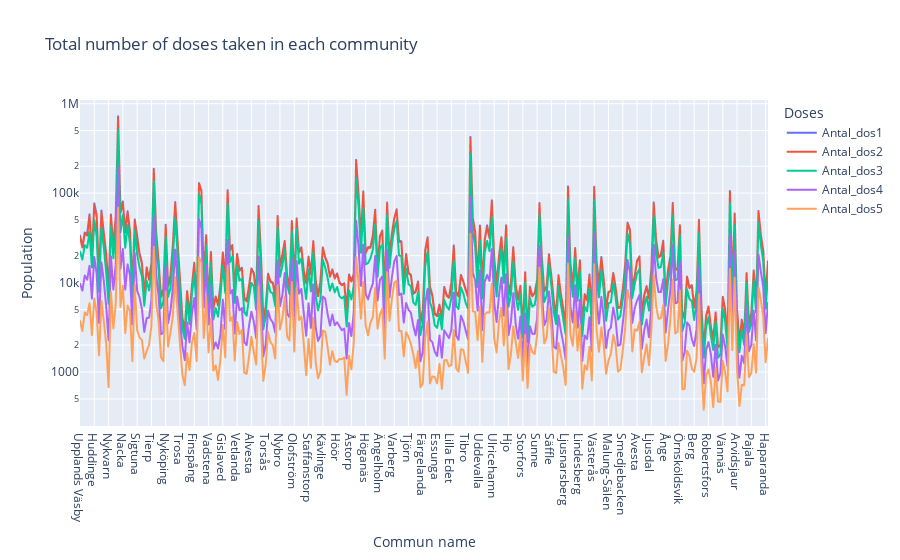

This figure's notebook cell:
### Code cell
fig = px.line(
    data_frame=df_merge,
    
    x="KnNamn",
    
    y=["Antal_dos1", "Antal_dos2", "Antal_dos3", "Antal_dos4","Antal_dos5"],
    
    labels={"KnNamn": "Commun name", "value": "Population", "variable":"Doses"},
    title="Total number of doses taken in each community",
    log_y= True,
    
)
fig.show()
#fig.write_html("uppgift 3-6.html", auto_open = True)

### Figure 1 — Plotly figure (JSON) as saved in the notebook; plotly's stock layout.template omitted (floating-point values rounded to 4 significant figures; data arrays with more than 128 entries replaced by an {"elided": "..."} marker saying what was removed)
{"data": [{"hovertemplate": "Doses=Antal_dos1<br>Commun name=%{x}<br>Population=%{y}<extra></extra>", "legendgroup": "Antal_dos1", "line": {"color": "#636efa", "dash": "solid"}, "marker": {"symbol": "circle"}, "mode": "lines", "name": "Antal_dos1", "showlegend": true, "type": "scattergl", "x": {"elided": "290 str values"}, "xaxis": "x", "y": {"elided": "290 int values"}, "yaxis": "y"}, {"hovertemplate": "Doses=Antal_dos2<br>Commun name=%{x}<br>Population=%{y}<extra></extra>", "legendgroup": "Antal_dos2", "line": {"color": "#EF553B", "dash": "solid"}, "marker": {"symbol": "circle"}, "mode": "lines", "name": "Antal_dos2", "showlegend": true, "type": "scattergl", "x": {"elided": "290 str values"}, "xaxis": "x", "y": {"elided": "290 int values"}, "yaxis": "y"}, {"hovertemplate": "Doses=Antal_dos3<br>Commun name=%{x}<br>Population=%{y}<extra></extra>", "legendgroup": "Antal_dos3", "line": {"color": "#00cc96", "dash": "solid"}, "marker": {"symbol": "circle"}, "mode": "lines", "name": "Antal_dos3", "showlegend": true, "type": "scattergl", "x": {"elided": "290 str values"}, "xaxis": "x", "y": {"elided": "290 int values"}, "yaxis": "y"}, {"hovertemplate": "Doses=Antal_dos4<br>Commun name=%{x}<br>Population=%{y}<extra></extra>", "legendgroup": "Antal_dos4", "line": {"color": "#ab63fa", "dash": "solid"}, "marker": {"symbol": "circle"}, "mode": "lines", "name": "Antal_dos4", "showlegend": true, "type": "scattergl", "x": {"elided": "290 str values"}, "xaxis": "x", "y": {"elided": "290 int values"}, "yaxis": "y"}, {"hovertemplate": "Doses=Antal_dos5<br>Commun name=%{x}<br>Population=%{y}<extra></extra>", "legendgroup": "Antal_dos5", "line": {"color": "#FFA15A", "dash": "solid"}, "marker": {"symbol": "circle"}, "mode": "lines", "name": "Antal_dos5", "showlegend": true, "type": "scattergl", "x": {"elided": "290 str values"}, "xaxis": "x", "y": {"elided": "290 int values"}, "yaxis": "y"}], "layout": {"legend": {"title": {"text": "Doses"}, "tracegroupgap": 0}, "title": {"text": "Total number of doses taken in each community"}, "xaxis": {"anchor": "y", "domain": [0, 1], "title": {"text": "Commun name"}}, "yaxis": {"anchor": "x", "domain": [0, 1], "title": {"text": "Population"}, "type": "log"}}}
